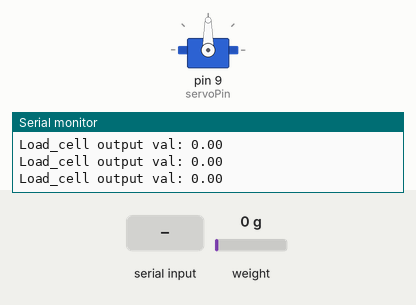
Simulated run of this sketch. Board: Arduino Uno, built with avr-gcc and run on an emulated ATmega328P. On the bench: servo, the last lines printed to the serial monitor. The test bench sets the inputs (shaded band); at power-on: weight on the scale 0 g.

Above: at 3.6 s.
3.7 s: weight on the scale set to 88 g
5.2 s: weight on the scale set to 105 g
At 6.4 s:
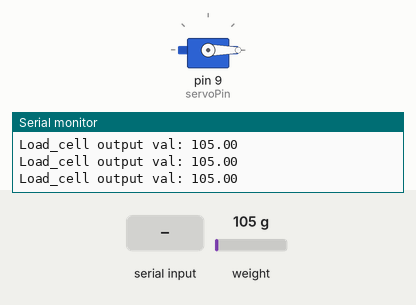
6.7 s: "t" received over Serial
At 7.7 s:
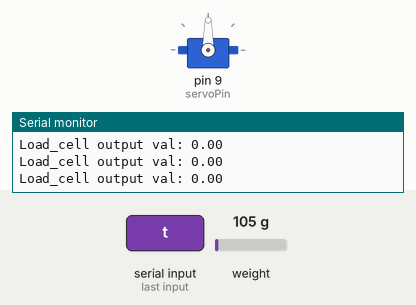
8.2 s: weight on the scale set to 183 g
9.7 s: weight on the scale set to 221 g
At 10.0 s:
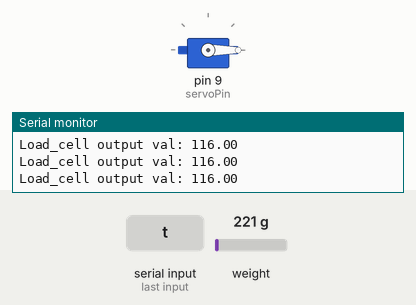
11.2 s: weight on the scale set to 100 g
At 12.5 s:
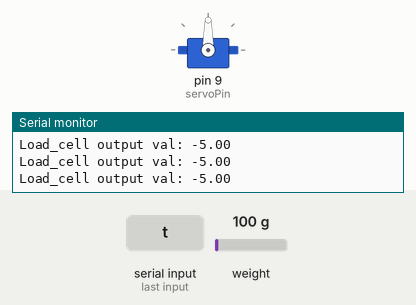
Timing chart, 0 to 13.7 s (numbered marks = the images above; inputs shaded):
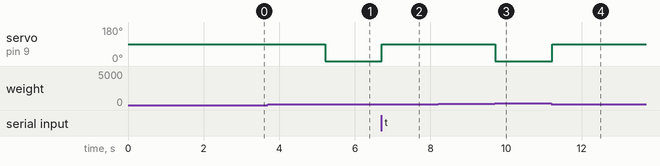

Measured:
- the behaviour switches between 99 and 100 g on weight on the scale (found by bisection; images 0 and 1)
- the behaviour switches between 204 and 205 g on weight on the scale (found by bisection; images 2 and 3)
- after the input at 5.2 s, servo on pin 9 (servoPin): 90° → 0° at once
- after the input at 6.7 s, servo on pin 9 (servoPin): 0° → 90° at once
- after the input at 9.7 s, servo on pin 9 (servoPin): 90° → 0° at once
- after the input at 11.2 s, servo on pin 9 (servoPin): 0° → 90° at once

The sketch:

servo_loadcell.ino
```cpp
#include <HX711_ADC.h>
#include <Servo.h>  // Include the Servo library

//pins:
const int HX711_dout = 4; //mcu > HX711 dout pin
const int HX711_sck = 5;  //mcu > HX711 sck pin
const int servoPin = 9;    // Pin for the servo

//HX711 constructor:
HX711_ADC LoadCell(HX711_dout, HX711_sck);
Servo myServo;  // Create a Servo object

const int calVal_eepromAdress = 0;
unsigned long t = 0;

void setup() {
  Serial.begin(57600); delay(10);
  Serial.println();
  Serial.println("Starting...");

  LoadCell.begin();
  float calibrationValue = 696.0; // Calibration value for the load cell
  LoadCell.setCalFactor(calibrationValue); // Set calibration value

  unsigned long stabilizingtime = 2000; // Allow some time for stabilization
  boolean _tare = true; // Set this to false if you don't want tare
  LoadCell.start(stabilizingtime, _tare);

  if (LoadCell.getTareTimeoutFlag()) {
    Serial.println("Timeout, check MCU>HX711 wiring and pin designations");
    while (1);
  }
  else {
    Serial.println("Startup is complete");
  }

  myServo.attach(servoPin);  // Attach the servo on the specified pin
  myServo.write(90);  // Set servo to 90 degrees initially
  //Serial.println("Servo at 90 degrees");
}

void loop() {
  static boolean newDataReady = 0;
  const int serialPrintInterval = 0; // Increase value to slow down serial print activity

  // check for new data/start next conversion:
  if (LoadCell.update()) newDataReady = true;

  // get smoothed value from the dataset:
  if (newDataReady) {
    if (millis() > t + serialPrintInterval) {
      float weight = LoadCell.getData();
      Serial.print("Load_cell output val: ");
      Serial.println(weight);

      // Check if the weight is 1000g or more
      if (weight >= 100.0)
      {
        myServo.write(0);  // Move servo to 0 degrees
        //Serial.println("Servo moved to 0 degrees");
      }
      else{
        myServo.write(90);
      }

      newDataReady = 0;
      t = millis();
    }
  }

  // receive command from serial terminal, send 't' to initiate tare operation:
  if (Serial.available() > 0) {
    char inByte = Serial.read();
    if (inByte == 't') LoadCell.tareNoDelay();
  }

  // check if last tare operation is complete:
  if (LoadCell.getTareStatus() == true) {
    Serial.println("Tare complete");
  }
}
```
